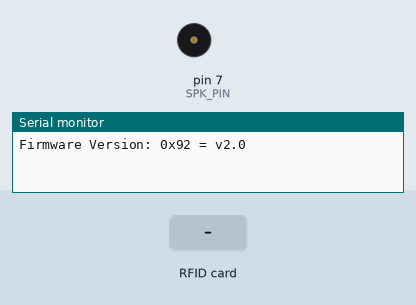
Simulated run of this sketch. Board: Arduino Uno, built with avr-gcc and run on an emulated ATmega328P. On the bench: buzzer (waves = sounding), the last lines printed to the serial monitor. Inputs (shaded band) come from the test bench.

Above: at 1.2 s.
1.3 s: RFID card 70 47 1D 33 held to the reader
At 1.48 s:
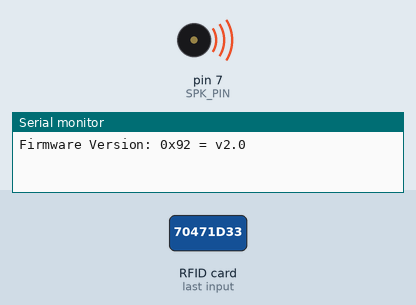
3.1 s: RFID card 5E 7A 19 C4 held to the reader
At 4.3 s:
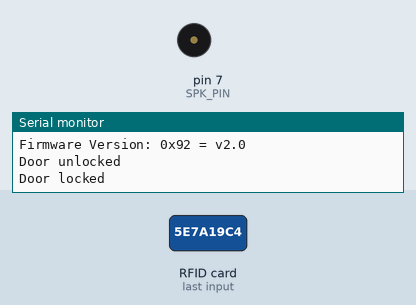
Timing chart, 0 to 6.1 s (numbered marks = the images above; inputs shaded):
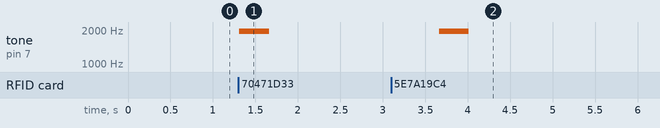

Measured:
- after the input at 1.3 s, tone on pin 7 (SPK_PIN): silent → 1950 Hz at once, → silent 0.35 s later
- after the input at 3.1 s, tone on pin 7 (SPK_PIN): silent → 1950 Hz after 0.56 s, → silent 0.35 s later

The sketch:

ArduinoRFIDAuthConcept.ino
```cpp
#include <TimerFreeTone.h>
#include <MFRC522.h>
#include <SPI.h>

#define RST_PIN 9
#define SPK_PIN 7
#define SS_PIN 10

String masterTag = "70471D33";
String tagID = "";

MFRC522 mfrc522(SS_PIN, RST_PIN);

void setup() {
	SPI.begin();
	mfrc522.PCD_Init();
	delay(4);
	Serial.begin(9600);
	mfrc522.PCD_DumpVersionToSerial();
	mfrc522.PCD_SetAntennaGain(mfrc522.RxGain_max);
}

void loop() {
	while (getID()) {
		if (tagID == masterTag) {
			TimerFreeTone(SPK_PIN, 1950, 350);
			Serial.println("Door unlocked");
		} else {
			TimerFreeTone(SPK_PIN, 1950, 350);
			Serial.println("Door locked");
		}
		delay(2000);
	}
}

boolean getID() {
	if (!mfrc522.PICC_IsNewCardPresent()) {
		return;
	}

	if (!mfrc522.PICC_ReadCardSerial()) {
		return;
	}

	tagID = "";

	for (uint8_t i = 0; i < 4; i++) {
		tagID.concat(String(mfrc522.uid.uidByte[i], HEX));
	}

	tagID.toUpperCase();
	mfrc522.PICC_HaltA();

	return true;
}
```
